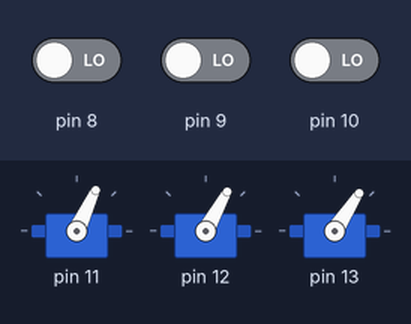
Bench run of a sketch on a simulated Arduino Uno, built with avr-gcc and run on an emulated ATmega328P. Shown: 3 × servo. Inputs (shaded band) come from the test bench; at power-on: pin 8 LOW, pin 9 LOW, pin 10 LOW.

Above: at 1.2 s.
1.3 s: pin 8 driven HIGH
At 2.29 s:
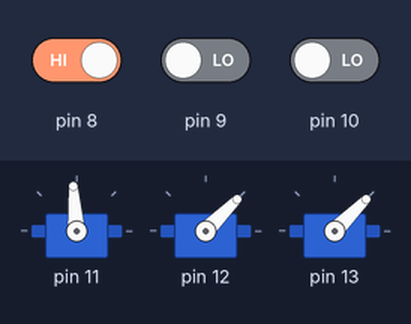
4.3 s: pin 9 driven HIGH
At 4.45 s:
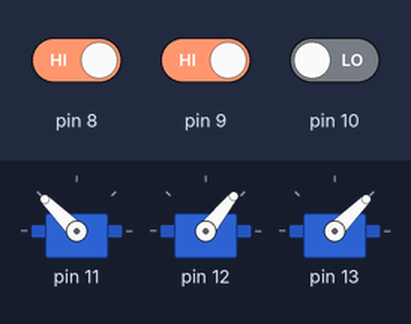
7.3 s: pin 10 driven HIGH
At 7.48 s:
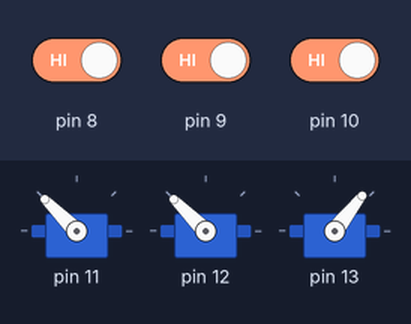
10.3 s: pin 8 driven LOW
13.3 s: pin 9 driven LOW
At 13.5 s:
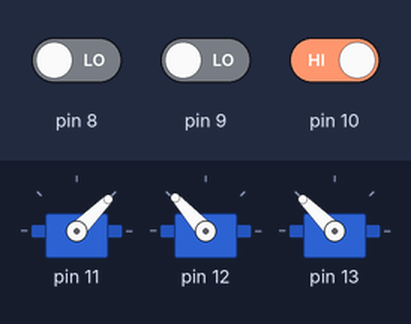
16.3 s: pin 10 driven LOW
Timing chart, 0 to 20.3 s (numbered marks = the images above; inputs shaded):
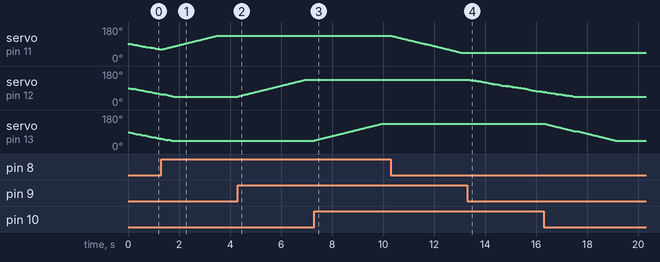

Measured:
- after the input at 4.3 s, servo on pin 12: moves from 45° to 135° over 2.7 s, starting at once
- after the input at 7.3 s, servo on pin 13: moves from 45° to 135° over 2.7 s, starting at once

The sketch:

RatTMaze_IO.ino
```cpp
// W. Bailey Glen Jr.
// 03/02/2016
// Arduino 1.6.7
// Arduino Uno Rev 3

// Included code in the servo library and the
// definition for the Door Struct
#include "doorDef.h"  // built into arduino
#include <Servo.h>

// Declaration and Initiation of 3 Doors. Here, adjustments
// can be made to the pins, default doors states, etc
/////// Adjust Door Parameters here!!!///////////////////
// For instance, the door ranges are the 4th and 5th parameters below
// The In and Out Pins are the 1st and second parameters below
Door rightDoor = {8,  11, true, 45, 135, 90, millis()};
Door leftDoor  = {9,  12, true, 45, 135, 90, millis()};
Door homeDoor  = {10, 13, true, 45, 135, 90, millis()};

// Declaration of the 3 pump pins here
// We only need to declare inputs for the pumps. The relays
// themselves are the outputs
// The seedstudio relay shield v2.0 uses the following layout
// Digital 4 – controls RELAY4’s COM4 pin (located in J4)
// Digital 5 – controls RELAY3’s COM3 pin (located in J3)
// Digital 6 – controls RELAY2’s COM2 pin (located in J2)
// Digital 7 – controls RELAY1’s COM1 pin (located in J1)
// We are using ...
// rightpump - J4, pin 4
// leftpump  - J3, pin 5
// homepump  - J2, pin 6
int rightPumpPinIn = 4;
int leftPumpPinIn  = 5;
int homePumpPinIn  = 6;

// This variable will be used to handle the delay time
int doorMs = 30;

void setup()
{
  // The serial code below can be incommented to allow Serial reporting for erroring
  // using Serial.println ("desired text here");
  // Serial.begin(115200);
  // while (!Serial) {
  //    ; // wait for serial port to connect. Needed for native USB port only
  // }
  //  Serial.println("Hello");

  // Set Input and output pins for pumps and doors
  // Doors
  pinMode(rightDoor.pinIn, INPUT);
  pinMode(leftDoor.pinIn, INPUT);
  pinMode(homeDoor.pinIn, INPUT);
  // Pumps
  pinMode(rightPumpPinIn, INPUT);
  pinMode(leftPumpPinIn, INPUT);
  pinMode(homePumpPinIn, INPUT);

  //Attach the servos to the door pin outpus
  rightDoor.servo.attach(rightDoor.pinOut);
  leftDoor.servo.attach(leftDoor.pinOut);
  homeDoor.servo.attach(homeDoor.pinOut);

  //Set the position of the doors
  rightDoor.servo.write(rightDoor.curPos);
  leftDoor.servo.write(leftDoor.curPos);
  homeDoor.servo.write(homeDoor.curPos);
}

void loop()
{
  // check the position of each door and update its positions

  checkDoor(rightDoor);
  checkDoor(leftDoor);
  checkDoor(homeDoor);

  // No need to do anything witht he pumps, its just running through the arduino inputs.

}


void checkDoor(Door &curDoor)
{
  // Check if the door is set to be closed...
  if ((digitalRead (curDoor.pinIn)==LOW) && ((unsigned long)(millis() - curDoor.prevMs)  >= doorMs))
  {
    // if it should be closed, but isn't at the closed position...
    if (curDoor.curPos != curDoor.minPos)
    {
      // ...move towards the close position
      curDoor.curPos = curDoor.curPos - (1*curDoor.dir);
      curDoor.servo.write(curDoor.curPos);
      curDoor.prevMs = millis();
    }
  }

  // same as above, but for when the door should be open
  else
  {
    if ((curDoor.curPos != curDoor.maxPos) && ((unsigned long)(millis() - curDoor.prevMs)  >= doorMs))
    {
      curDoor.curPos = curDoor.curPos + (1*curDoor.dir);
      curDoor.servo.write(curDoor.curPos);
      curDoor.prevMs = millis();
    }
  }
}
```

doorDef.h
```cpp
// W. Bailey Glen Jr.
// 03/02/2016
// Arduino 1.6.7
// Arduino Uno Rev 3

#include <Servo.h>

// Creates a door object for passing data around
struct door
{
  int pinIn;    // pin on the ardion which will receive the door state
  int pinOut;   // pin on the arduino which will drive the door servo
  bool dir;     // True = normal
  int minPos;   // maxiumm close before hitting the wall
  int maxPos;   // maximum open before hitting the wall
  int curPos;   // current position from 0 to 180
  unsigned long prevMs;  // used for door speed control
  Servo servo;  // generates a servo from servo library
};
// makes "Door = door" ignore this
typedef struct door Door;
```
